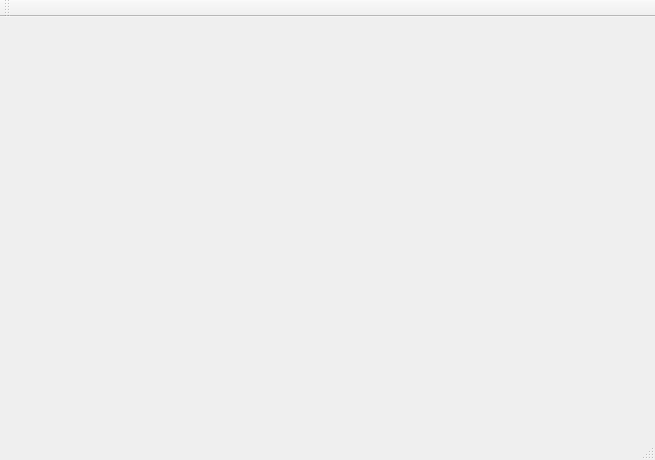
<?xml version="1.0" encoding="UTF-8"?>
<ui version="4.0">
 <class>MainWindow</class>
 <widget class="QMainWindow" name="MainWindow">
  <property name="geometry">
   <rect>
    <x>0</x>
    <y>0</y>
    <width>655</width>
    <height>460</height>
   </rect>
  </property>
  <property name="windowTitle">
   <string>MainWindow</string>
  </property>
  <widget class="QWidget" name="centralWidget"/>
  <widget class="QMenuBar" name="menuBar">
   <property name="geometry">
    <rect>
     <x>0</x>
     <y>0</y>
     <width>655</width>
     <height>21</height>
    </rect>
   </property>
  </widget>
  <widget class="QToolBar" name="mainToolBar">
   <attribute name="toolBarArea">
    <enum>TopToolBarArea</enum>
   </attribute>
   <attribute name="toolBarBreak">
    <bool>false</bool>
   </attribute>
  </widget>
  <widget class="QStatusBar" name="statusBar"/>
 </widget>
 <layoutdefault spacing="6" margin="11"/>
 <resources/>
 <connections/>
</ui>
